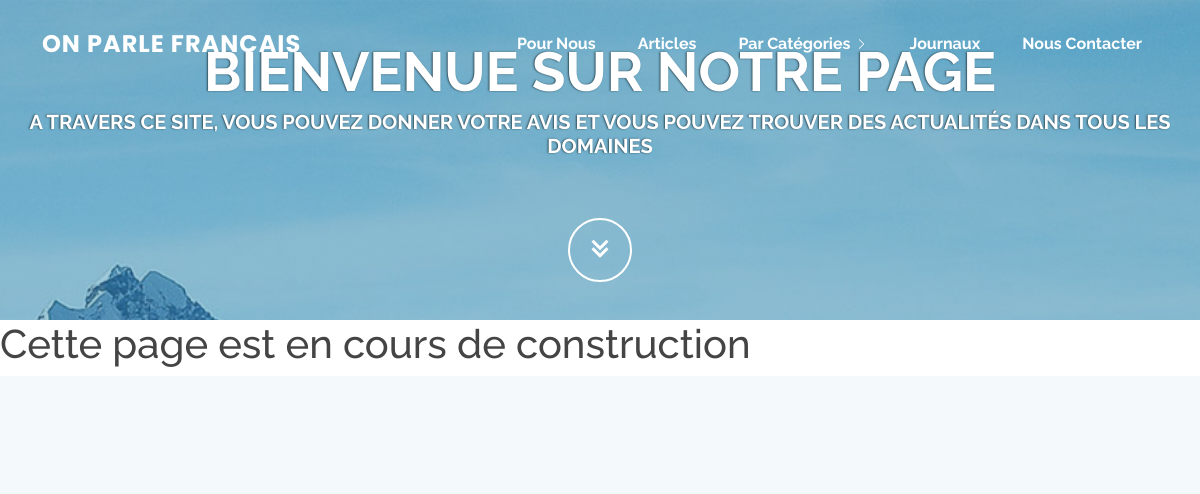
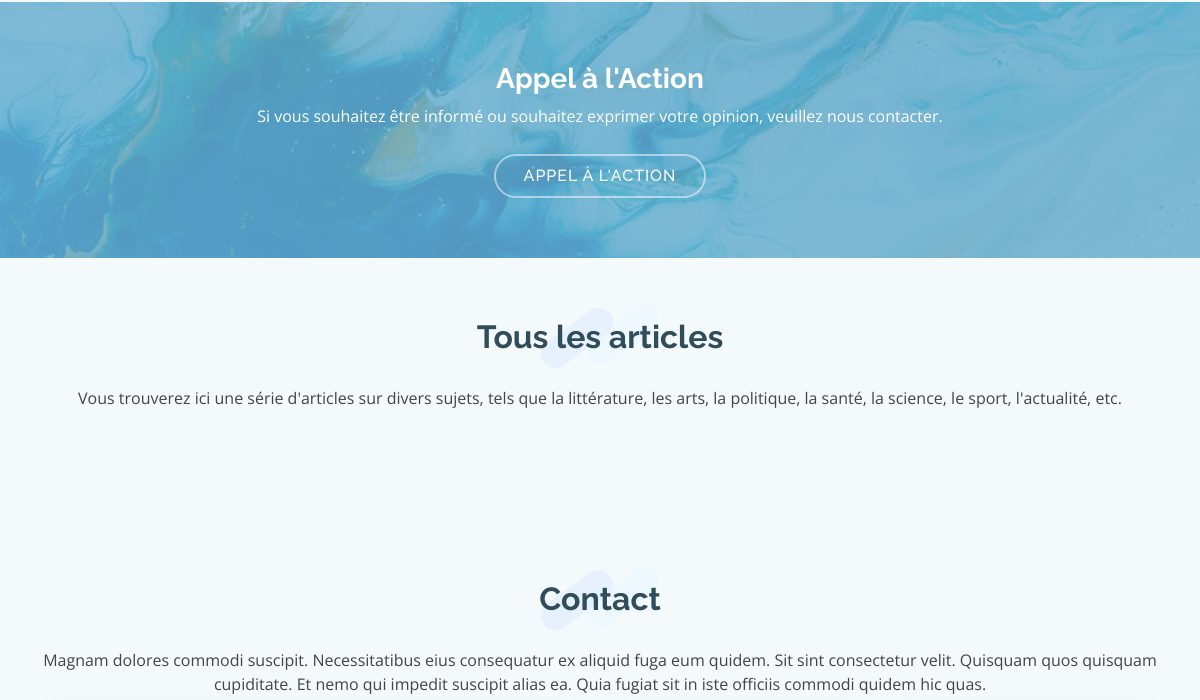
Before: /?category=HS (upper part) with the older database file (2 pictures, top to bottom).
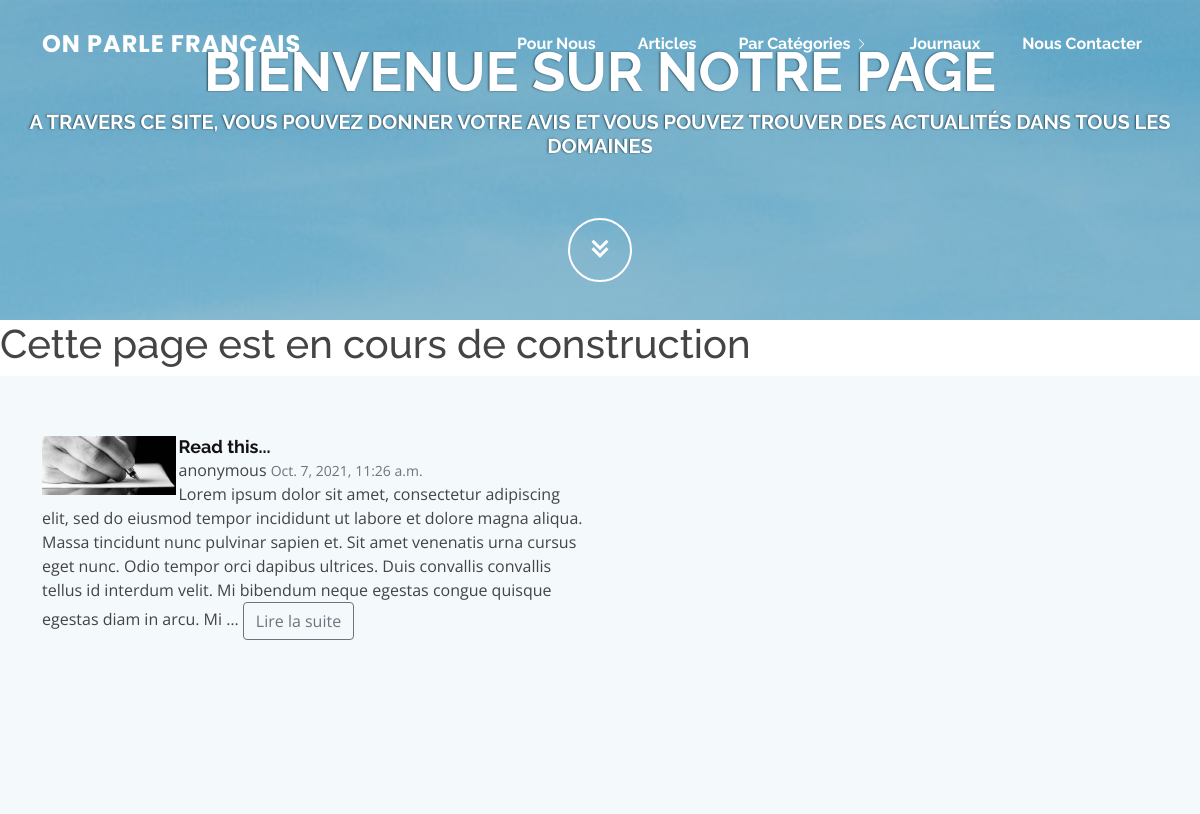
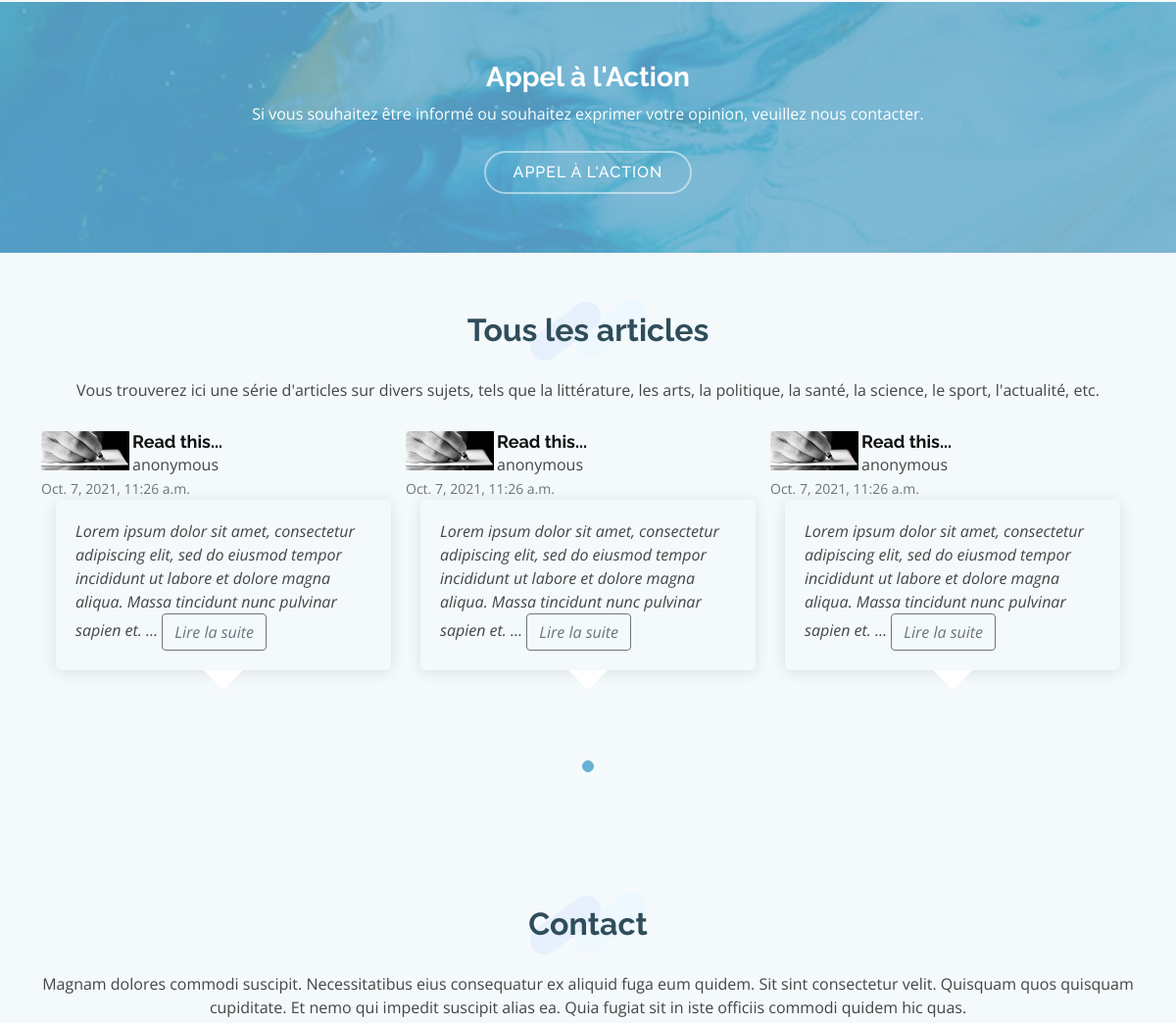
After: the same page with the newer database file (2 pictures, top to bottom).
### articles/models.py (models this page shows, shortened)
class Article(models.Model):
    HEALTH = 'HL'
    ACTUALITY = 'ACT'
    SPORT = 'SP'
    POLITICS = 'POL'
    BUSINESS = 'BNS'
    ENTERTAINMENT = 'ENTM'
    HISTORY = 'HS'
    LITERATURE = 'LTR'
    CATEGORY_ARTICLE_CHOICES = [
        (HEALTH, 'Health'),
        (ACTUALITY, 'Actuality'),
        (SPORT, 'Sport'),
        (POLITICS, 'Politics'),
        (ENTERTAINMENT, 'Entertainment'),
        (HISTORY, 'History'),
        (LITERATURE, 'Literature'),
    ]
    category = models.CharField(
        max_length=4,
        choices=CATEGORY_ARTICLE_CHOICES,
        default=ACTUALITY,
    )
    title = models.CharField(max_length=1024)
    authors = models.CharField(max_length=1024)
    content = models.TextField()
    authors_image = models.ImageField(upload_to='images/', max_length=100, null=True, blank=True)
    content_image = models.ImageField(upload_to='images/', max_length=100, null=True, blank=True)
    created_at = models.DateTimeField(auto_now_add=True)
    slug = models.SlugField(max_length=1024, null=True, blank=True)
    class Meta:
        ordering = ('created_at',)
    @property
    def authors_image_url(self):
        if self.authors_image and hasattr(self.authors_image, 'url'):
            return self.authors_image.url
        else:
            return "/static/img/authors_default_image.jpg"

### articles/views.py (the view)
# urls.py: path('', views.index, name='index'),
def index(request):
    articles = Article.objects.all()
    category = request.GET.get('category')
    if (is_valid_queryparam(category)):
        articles = articles.filter(category__contains=category)
    else:
        articles = articles
    return render(request, 'articles/index.html', {'articles': articles})

### articles/views.py (called while the page is built)
def is_valid_queryparam(param):
    return param != '' and param is not None

### articles/templates/articles/index.html (shortened to what this page needs)
{% extends "articles/base.html" %}
{% load static %}
{% block content %}
<section id="testimonials" class="testimonials section-bg">
    <div class="container">
            <div class="row">
                {% for item in articles %}
                <div class="col-lg-6" data-aos="fade-up" data-aos-delay="100">
                    <div class="testimonial-item">
                        <img src="{{ item.authors_image_url }}" class="testimonial-img" alt="auth-img">
                        <h3>{{ item.title }}</h3>
                        {{ item.authors }}
                        <small class="text-muted">{{item.created_at}}</small>
                        <br>
                                {{ item.content | truncatewords_html:55 }}
                                <a href="{% url 'articles:single_article' item.slug %}" class="btn btn-outline-secondary">Lire la suite</a>
                    </div>
                </div>
                {% endfor %}
            </div>
        </div>
    </section>
<section id="cta" class="cta">
    <div class="container" data-aos="zoom-in">
        <div class="text-center">
            <h3>Appel à l'Action</h3>
            <p>Si vous souhaitez être informé ou souhaitez exprimer votre opinion, veuillez nous contacter.</p>
            <a class="cta-btn" href="#">Appel à l'Action</a>
        </div>
    </div>
</section>
<section id="testimonials" class="testimonials section-bg">
    <div class="container">
        <div class="section-title" data-aos="fade-in" data-aos-delay="100">
            <h2>Tous les articles</h2>
            <p>Vous trouverez ici une série d'articles sur divers sujets, tels que la littérature, les arts, la politique, la santé, la science, le sport, l'actualité, etc.</p>
        </div>
        <div class="testimonials-slider swiper-container" data-aos="fade-up" data-aos-delay="100">
            <div class="swiper-wrapper">
                {% for item in articles %}
                <div class="swiper-slide">
                    <div class="testimonial-item">
                        <img src= " {{ item.authors_image_url }} " class="testimonial-img" alt="content-img">
                        <h3>{{ item.title }}</h3>
                        {{ item.authors }}
                        <br>
                        <small class="text-muted">{{item.created_at}}</small>
                        <p>
                                {{ item.content | truncatewords_html:25 }}
                                <a href="{% url 'articles:single_article' item.slug %}" class="btn btn-outline-secondary">Lire la suite</a>
                        </p>
                    </div>
                </div>
                {% endfor %}
            </div>
            <div class="swiper-pagination"></div>
        </div>
    </div>
</section>
{% endblock content %}

Changed rows visible on the page:
added Article: title "Read this...", authors "anonymous", created_at "Oct. 7, 2021, 11:26 a.m.", content "Lorem ipsum dolor sit amet, consectetur adipiscing elit, sed do eiusmod tempor incididunt ut labore et dolore magna aliqua. Massa tincidunt nunc pulvinar sapien et. Sit amet venenatis urna cursus eget nunc. Odio tempor orci dapibus ultrices. Duis convallis convallis tellus id interdum velit. Mi bibendum neque egestas congue quisque egestas diam in arcu. Mi …", content "Lorem ipsum dolor sit amet, consectetur adipiscing elit, sed do eiusmod tempor incididunt ut labore et dolore magna aliqua. Massa tincidunt nunc pulvinar sapien et. …"
